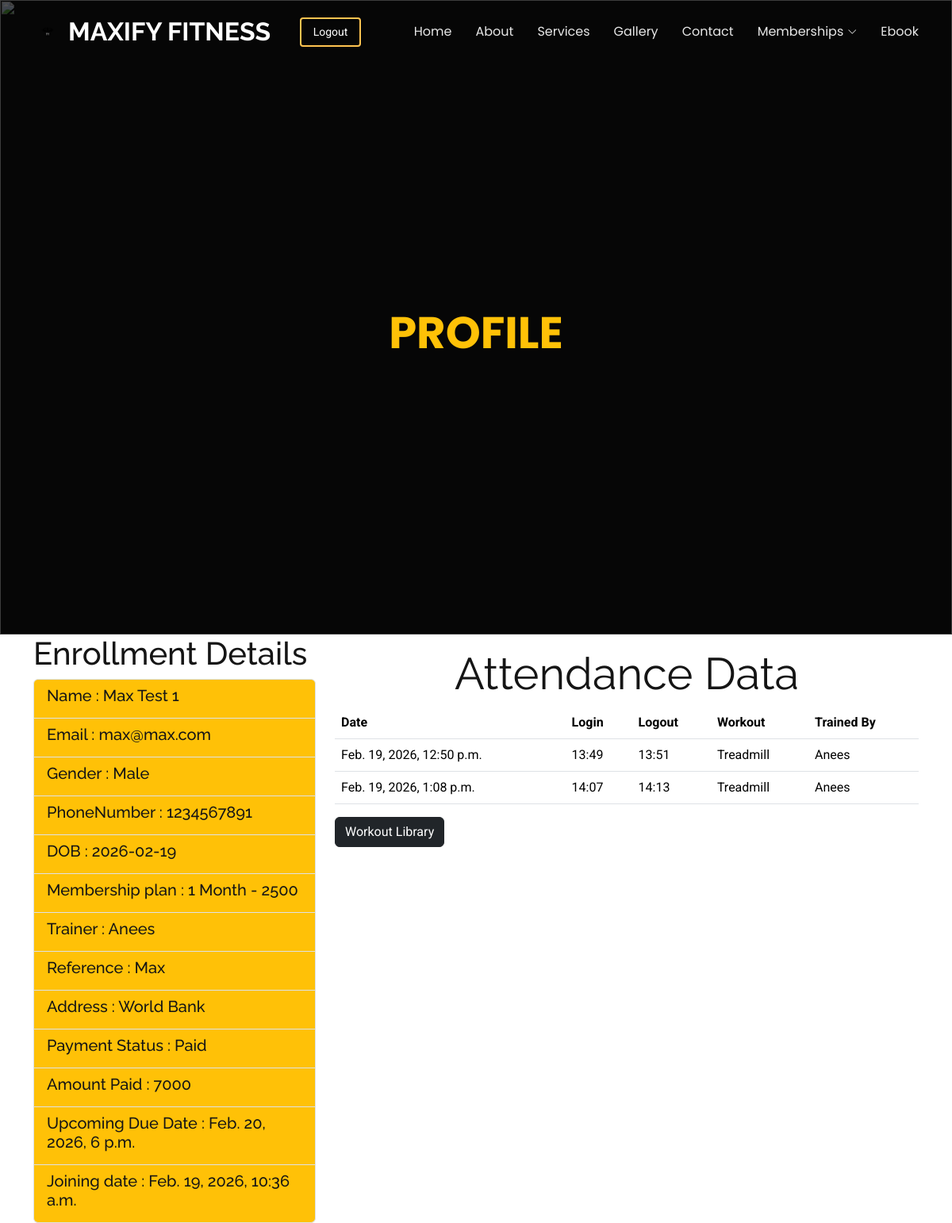
The app's page /profile (signed in) with its own data.
### authapp/models.py (models this page shows, shortened)
class Enrollment(models.Model):
    FullName=models.CharField(max_length=30)
    Email=models.EmailField()
    Gender=models.CharField(max_length=30)
    PhoneNumber=models.CharField(max_length=13)
    DOB=models.CharField(max_length=55)
    SelectMembershipplan=models.CharField(max_length=250)
    SelectTrainer=models.CharField(max_length=50)
    Reference=models.CharField(max_length=50)
    Address=models.TextField()
    paymentStatus=models.CharField(max_length=65,blank=True,null=True)
    Price=models.IntegerField(blank=True,null=True)
    DueDate=models.DateTimeField(blank=True,null=True)
    timeStamp=models.DateTimeField(auto_now_add=True,blank=True,)
    def __str__(self):
        return self.FullName

class Attendance(models.Model):
    Selectdate=models.DateTimeField(auto_now_add=True)
    phonenumber=models.CharField(max_length=15)
    Login=models.CharField(max_length=200)
    Logout=models.CharField(max_length=200)
    SelectWorkout=models.CharField(max_length=200)
    TrainedBy=models.CharField(max_length=200)

### authapp/views.py (the view)
# urls.py: path('profile',views.Profile,name="profile"),
def Profile(request):
    if not request.user.is_authenticated:
        messages.warning(request,"Please Login and Try Again")
        return redirect('/login')
    user_phone=request.user
    posts=Enrollment.objects.filter(PhoneNumber=user_phone)
    attendance=Attendance.objects.filter(phonenumber=user_phone)
    print(posts)
    context={"posts":posts,"attendance":attendance}
    return render(request,"profile.html",context)

### templates/profile.html (shortened to what this page needs)
{% extends 'base.html' %}
{% block header %}
<h2 class="text-warning">PROFILE</h2>
{% endblock header %}
{% block body %}
<div class="container">
  <div class="row">
    <div class="col-md-4">
      <h1>Enrollment Details</h1>
      {% for post in posts %}
      <ul class="list-group">
        <li class="list-group-item bg-warning text-dark"><h5>Name :
            {{post.FullName}}</h5></li>
        <li class="list-group-item bg-warning text-dark"><h5>Email :
            {{post.Email}}</h5></li>
        <li class="list-group-item bg-warning text-dark"><h5>Gender :
            {{post.Gender}}</h5></li>
        <li class="list-group-item bg-warning text-dark"><h5>PhoneNumber :
            {{post.PhoneNumber}}</h5></li>
        <li class="list-group-item bg-warning text-dark"><h5>DOB :
            {{post.DOB}}</h5></li>
        <li class="list-group-item bg-warning text-dark"><h5>Membership plan :
            {{post.SelectMembershipplan}}</h5></li>
        <li class="list-group-item bg-warning text-dark"><h5>Trainer :
            {{post.SelectTrainer}}</h5></li>
        <li class="list-group-item bg-warning text-dark"><h5>Reference :
            {{post.Reference}}</h5></li>
        <li class="list-group-item bg-warning text-dark"><h5>Address :
            {{post.Address}}</h5></li>
        <li class="list-group-item bg-warning text-dark"><h5>Payment Status :
            {{post.paymentStatus}}</h5></li>
        <li class="list-group-item bg-warning text-dark"><h5>Amount Paid :
            {{post.Price}}</h5></li>
        <li class="list-group-item bg-warning text-dark"><h5>Upcoming Due Date :
            {{post.DueDate}}</h5></li>
        <li class="list-group-item bg-warning text-dark"><h5>Joining date :
            {{post.timeStamp}}</h5></li>
      </ul>
      {% endfor %}
    </div>
    <div class="col-md-8">
      <div><center><h2 class="display-4 mt-3"><b>Attendance
              Data</b></h2></center></div>
      <table class="table">
        <thead class="thead-warning">
          <tr>
            <th scope="col">Date</th>
            <th scope="col">Login</th>
            <th scope="col">Logout</th>
            <th scope="col">Workout</th>
            <th scope="col">Trained By</th>
          </tr>
        </thead>
        <tbody>
          {% for attend in attendance %}
          <tr>
            <td>{{attend.Selectdate}}</td>
            <td>{{attend.Login}}</td>
            <td>{{attend.Logout}}</td>
            <td>{{attend.SelectWorkout}}</td>
            <td>{{attend.TrainedBy}}</td>
          </tr>
          {% endfor %}
        </tbody>
      </table>
      <a href="{% url 'workouts' %}" class="btn btn-dark">Workout Library</a>
    </div>
  </div>
</div>
{% endblock body %}

### static/assets/css/main.css (style rules this page uses)
:root { --default-font: "Roboto", system-ui, -apple-system, "Segoe UI", Roboto, "Helvetica Neue", Arial, "Noto Sans", "Liberation Sans", sans-serif, "Apple Color Emoji", "Segoe UI Emoji", "Segoe UI Symbol", "Noto Color Emoji"; --heading-font: "Raleway", sans-serif; --nav-font: "Poppins", sans-serif; }
:root { --background-color: #ffffff; --default-color: #444444; --heading-color: #151515; --accent-color: #ffc451; --surface-color: #ffffff; --contrast-color: #312f2f; }
:root { --nav-color: rgba(255, 255, 255, 0.905); --nav-hover-color: #ffc451; --nav-mobile-background-color: #ffffff; --nav-dropdown-background-color: #ffffff; --nav-dropdown-color: #212529; --nav-dropdown-hover-color: #ffc451; }
:root { scroll-behavior: smooth; }
body { color: var(--default-color); background-color: var(--background-color); font-family: var(--default-font); }
a { color: var(--accent-color); text-decoration: none; transition: 0.3s; }
h1, h2, h3, h4, h5, h6 { color: var(--heading-color); font-family: var(--heading-font); }
.hero h2 { margin: 0; font-size: 56px; font-weight: 700; font-family: var(--nav-font); }

### records on screen
Enrollment: FullName "Max Test 1", Email "max@max.com", Gender "Male", PhoneNumber "1234567891", DOB "2026-02-19", SelectMembershipplan "1 Month - 2500", SelectTrainer "Anees", Reference "Max", Address "World Bank", paymentStatus "Paid", Price "7000", DueDate "Feb. 20, 2026, 6 p.m.", timeStamp "Feb. 19, 2026, 10:36 a.m."
Attendance: Selectdate "Feb. 19, 2026, 12:50 p.m.", Login "13:49", Logout "13:51", SelectWorkout "Treadmill", TrainedBy "Anees"
Attendance: Selectdate "Feb. 19, 2026, 1:08 p.m.", Login "14:07", Logout "14:13", SelectWorkout "Treadmill", TrainedBy "Anees"
